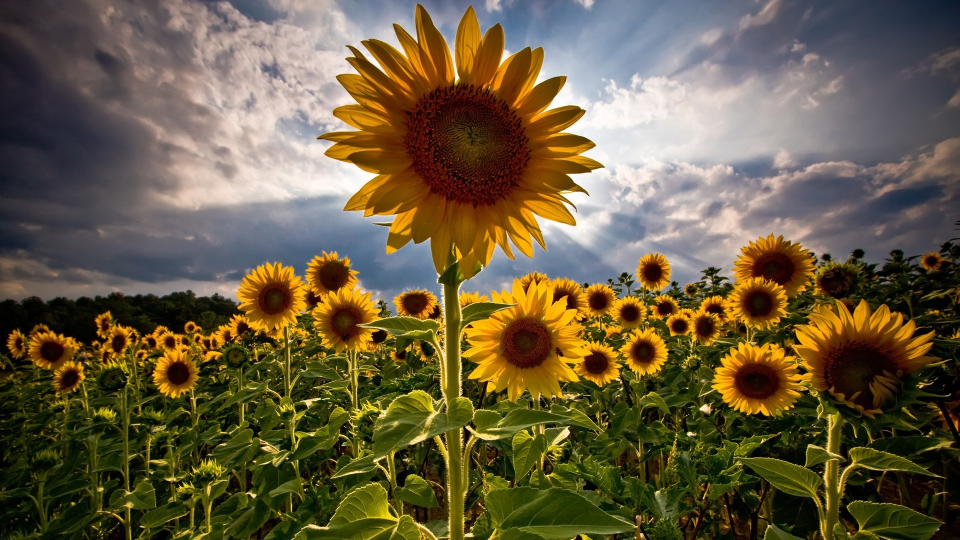
#> input picture Pics/flower2.jpg, 1920 x 1080 px (shown at 1/2 size)
$ python split_merge.py
#> lines starting #> are read from the running program, lines starting #| are printed output that depends on the picture
import cv2 as cv
import numpy as np
# splitmerge color channels means we gonna split the image in  3channels ie r,g,b

img=cv.imread("Pics/flower2.jpg")
#> img is the input picture: shape (1080, 1920, 3); mean B, G, R 63.4, 92.1, 104.7

def resizeimg(img):
    width=int(img.shape[1]/4)
#> width = 480
    height=int(img.shape[0]/4)
#> height = 270
    dimensions=(width,height)
#> dimensions = (480, 270)

    return cv.resize(img,dimensions)
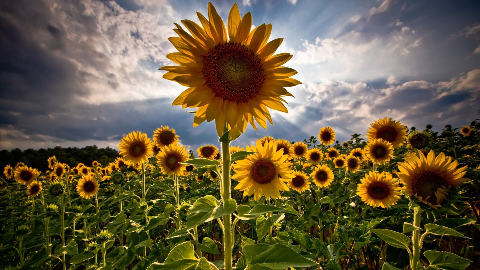
#> returned value: shape (270, 480, 3); mean of channels 0, 1, 2 63.5, 92.3, 104.8; drawn as B, G, R


reimg=resizeimg(img)
cv.imshow("Flower",reimg)

b,g,r=cv.split(reimg)
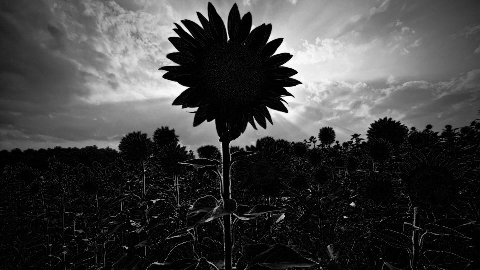
#> b: shape (270, 480); min 0, max 255, mean 63.5
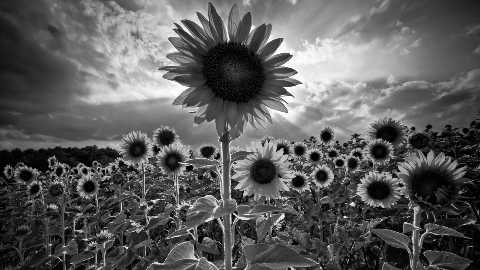
#> g: shape (270, 480); min 0, max 255, mean 92.3
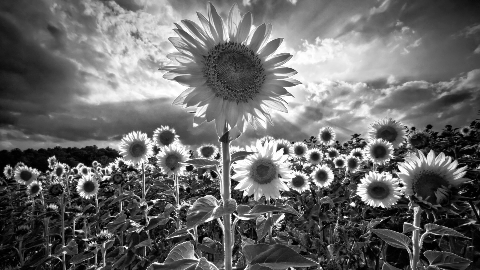
#> r: shape (270, 480); min 0, max 255, mean 104.8
# cv.imshow("Blue",b)
# cv.imshow("Green",g)
# cv.imshow("Red",r)

# Where actually blue...for eg sky... color is there ,,,,wahape the concentration of pixels would be less that is light in color
# Where actually blue color isnt there ,,,,wahape the concentration of pixels would be more that is dark in color


# Where actually green...for eg stem of sunflower... color is there ,,,,wahape the concentration of pixels would be less that is light in color
# Where actually green color isnt there ,,,,wahape the concentration of pixels would be more that is dark in color

# merging of images

merged=cv.merge([b,g,r])
# we get back the original image
cv.imshow("Mergedimg",merged)


# Create a blank image

blank=np.ones(reimg.shape[:2],dtype='uint8')
# cv.imshow("Blank",blank)
blue=cv.merge([b,blank,blank])
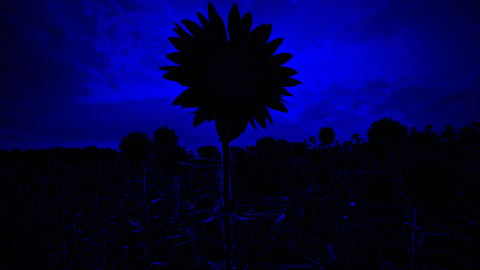
#> blue: shape (270, 480, 3); mean of channels 0, 1, 2 63.5, 1, 1; drawn as B, G, R
green=cv.merge([blank,g,blank])
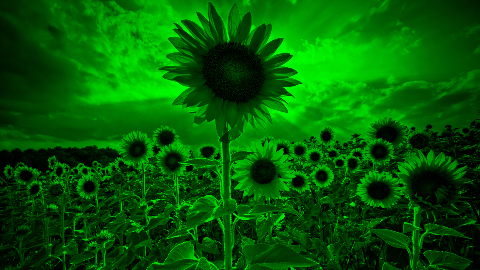
#> green: shape (270, 480, 3); mean of channels 0, 1, 2 1, 92.3, 1; drawn as B, G, R
red=cv.merge([blank,blank,r])
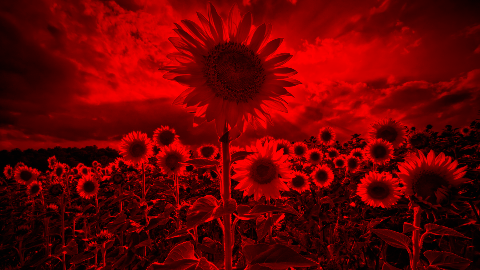
#> red: shape (270, 480, 3); mean of channels 0, 1, 2 1, 1, 104.8; drawn as B, G, R

cv.imshow("Red",red)
cv.imshow("blue",blue)
cv.imshow("green",green)
cv.waitKey(0)

$ run again, with Pics/Mountain.jpg copied over Pics/flower2.jpg
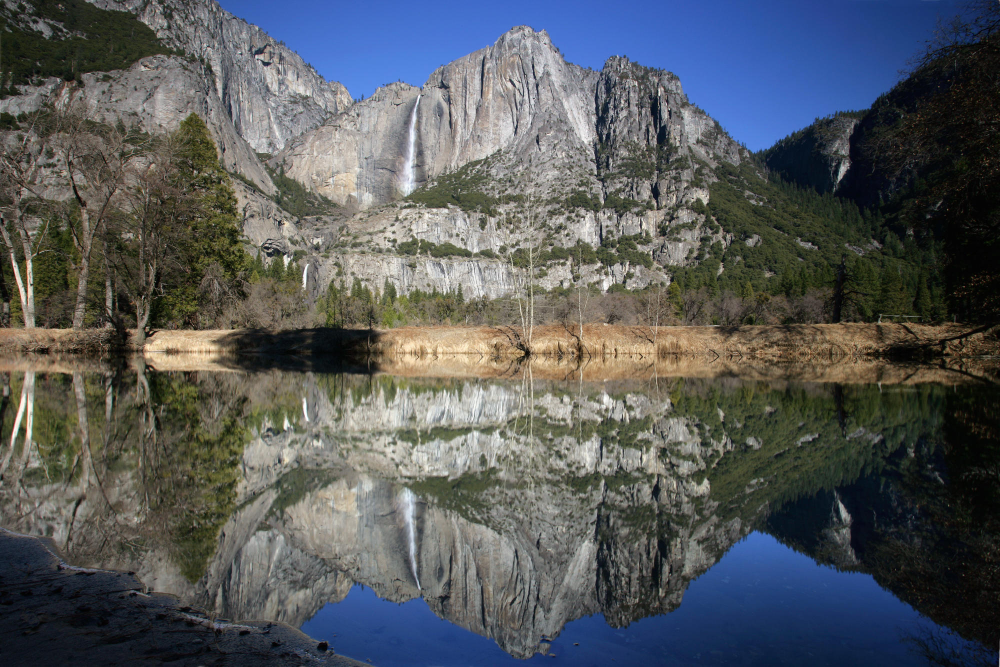
#> input picture Pics/Mountain.jpg, 2000 x 1333 px (shown at 1/2 size)
#> img is the input picture: shape (1333, 2000, 3); mean B, G, R 91.1, 88.8, 85.2
#> `green=cv.merge([blank,g,blank])`:
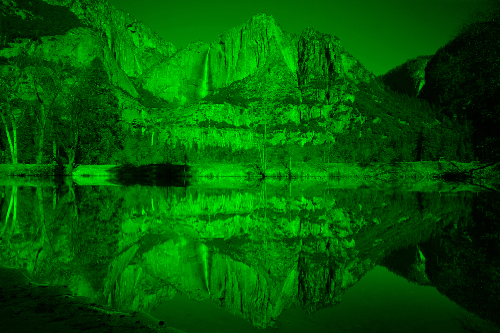
#> green: shape (333, 500, 3); mean of channels 0, 1, 2 1, 88.6, 1; drawn as B, G, R
#> `red=cv.merge([blank,blank,r])`:
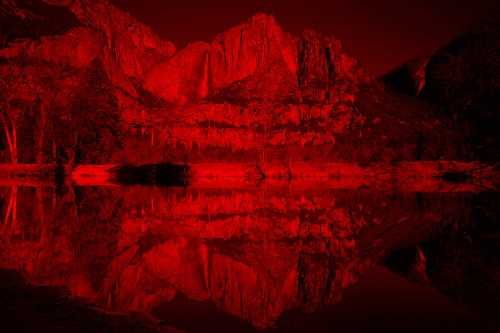
#> red: shape (333, 500, 3); mean of channels 0, 1, 2 1, 1, 85; drawn as B, G, R

$ run again, with Pics/Nature.jpg copied over Pics/flower2.jpg
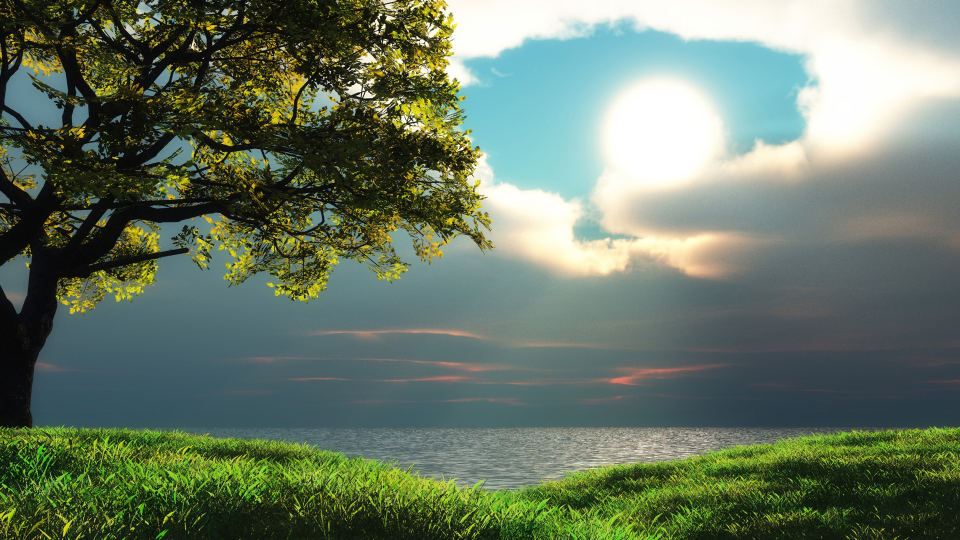
#> input picture Pics/Nature.jpg, 1920 x 1080 px (shown at 1/2 size)
#> img is the input picture: shape (1080, 1920, 3); mean B, G, R 100.4, 119.6, 104.2
#> `red=cv.merge([blank,blank,r])`:
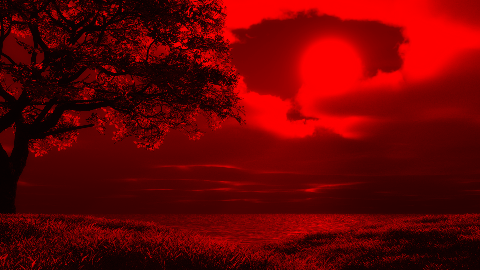
#> red: shape (270, 480, 3); mean of channels 0, 1, 2 1, 1, 104.3; drawn as B, G, R
